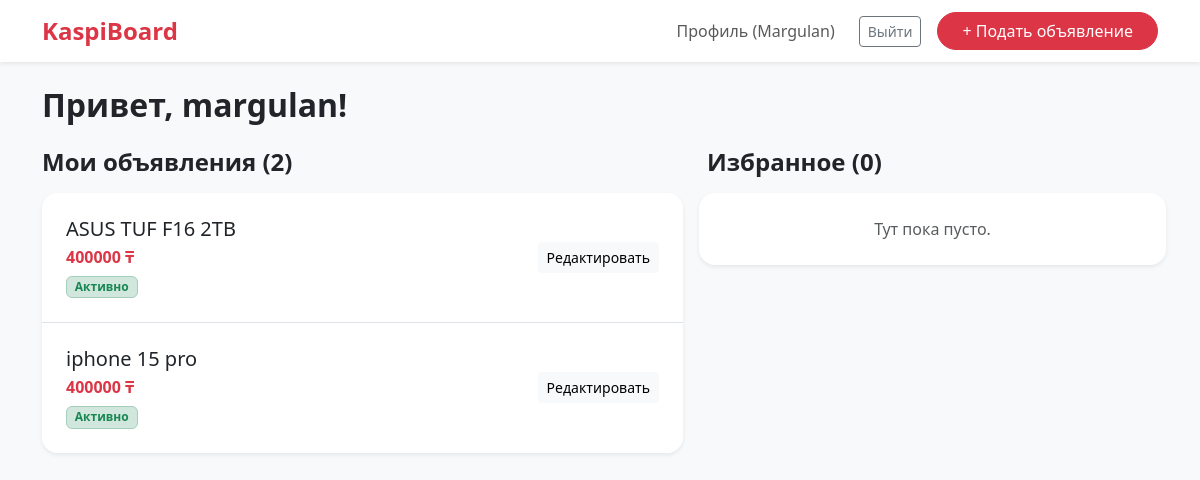
Page /profile/ (signed in) on the committed database.
### core_app/models.py (models this page shows, shortened)
class Ad(models.Model):
    uuid = models.UUIDField(default=uuid.uuid4, editable=False, unique=True)
    author = models.ForeignKey(User, on_delete=models.CASCADE, related_name='ads', verbose_name="Автор")
    category = models.ForeignKey(Category, on_delete=models.CASCADE, related_name='ads', verbose_name="Категория")
    city = models.ForeignKey(City, on_delete=models.CASCADE, verbose_name="Город")
    title = models.CharField(max_length=200)
    description = models.TextField()
    price = models.PositiveIntegerField(verbose_name="Цена (в тенге)", help_text="Укажите 0, если бесплатно")
    image = models.ImageField(upload_to='ads/', blank=True, null=True, verbose_name="Изображение")
    created_at = models.DateTimeField(auto_now_add=True)
    updated_at = models.DateTimeField(auto_now=True)
    is_moderated = models.BooleanField(default=False, verbose_name="Прошло модерацию")
    is_top = models.BooleanField(default=False, verbose_name="Топ объявление (VIP)")

### core_app/views.py (the view)
# urls.py: path('profile/', views.profile_view, name='profile'),
@login_required
def profile_view(request):
    my_ads = Ad.objects.filter(author=request.user).order_by('-created_at')
    favorites = Favorite.objects.filter(user=request.user).select_related('ad')
    return render(request, 'profile.html', {'my_ads': my_ads, 'favorites': favorites})

### core_app/templates/profile.html (shortened to what this page needs)
{% extends 'base.html' %}
{% block content %}
<h2 class="fw-bold mb-4">Привет, {{ user.first_name|default:user.username }}!</h2>
<div class="row g-4">
    <div class="col-md-7">
        <h4 class="fw-bold mb-3">Мои объявления ({{ my_ads.count }})</h4>
        <div class="card border-0 shadow-sm rounded-4">
            <div class="list-group list-group-flush rounded-4">
                {% for ad in my_ads %}
                    <div class="list-group-item p-4">
                        <div class="d-flex justify-content-between align-items-center">
                            <div>
                                <h5 class="mb-1"><a href="{% url 'ad_detail' ad.uuid %}" class="text-dark text-decoration-none">{{ ad.title }}</a></h5>
                                <p class="text-danger fw-bold mb-1">{{ ad.price }} ₸</p>
                                {% if ad.is_moderated %}
                                    <span class="badge bg-success-subtle text-success border border-success-subtle">Активно</span>
                                {% else %}
                                    <span class="badge bg-warning-subtle text-warning border border-warning-subtle">На проверке</span>
                                {% endif %}
                            </div>
                            <a href="{% url 'ad_update' ad.uuid %}" class="btn btn-light btn-sm">Редактировать</a>
                        </div>
                    </div>
                {% empty %}
                    <div class="p-5 text-center text-muted">У вас еще нет объявлений.</div>
                {% endfor %}
            </div>
        </div>
    </div>
    <div class="col-md-5">
        <h4 class="fw-bold mb-3">Избранное ({{ favorites.count }})</h4>
        <div class="row row-cols-1 g-3">
            {% for fav in favorites %}
                <div class="col">
                    <div class="card border-0 shadow-sm rounded-4 h-100">
                        <div class="card-body d-flex justify-content-between align-items-center">
                            <div>
                                <h6 class="mb-1 text-truncate" style="max-width: 200px;"><a href="{% url 'ad_detail' fav.ad.uuid %}" class="text-dark text-decoration-none">{{ fav.ad.title }}</a></h6>
                                <p class="text-danger fw-bold mb-0">{{ fav.ad.price }} ₸</p>
                            </div>
                            <a href="{% url 'toggle_favorite' fav.ad.uuid %}" class="btn btn-light text-danger rounded-circle">♥</a>
                        </div>
                    </div>
                </div>
            {% empty %}
                <div class="col-12 p-4 text-center bg-white rounded-4 shadow-sm text-muted">Тут пока пусто.</div>
            {% endfor %}
        </div>
    </div>
</div>
{% endblock %}

### core_app/templates/base.html (shortened to what this page needs)
<!DOCTYPE html>
<html lang="ru">
<head>
    <link href="https://cdn.jsdelivr.net/npm/bootstrap@5.3.2/dist/css/bootstrap.min.css" rel="stylesheet">
</head>
<body>
<nav class="navbar navbar-expand-lg navbar-light bg-white shadow-sm mb-4 sticky-top">
    <div class="container">
        <a class="navbar-brand text-danger fw-bold fs-4" href="{% url 'ad_list' %}">KaspiBoard</a>
        <div class="collapse navbar-collapse" id="navBar">
            <ul class="navbar-nav ms-auto mb-2 mb-lg-0 align-items-center">
                {% if user.is_authenticated %}
                    <li class="nav-item me-3"><a class="nav-link fw-medium" href="{% url 'profile' %}">Профиль ({{ user.username }})</a></li>
                    <li class="nav-item me-3"><a class="btn btn-outline-secondary btn-sm" href="{% url 'logout' %}">Выйти</a></li>
                    <li class="nav-item"><a class="btn btn-danger rounded-pill px-4" href="{% url 'ad_create' %}">+ Подать объявление</a></li>
                {% else %}
                    <li class="nav-item me-2"><a class="nav-link" href="{% url 'login' %}">Войти</a></li>
                    <li class="nav-item"><a class="btn btn-danger rounded-pill px-4" href="{% url 'register' %}">Регистрация</a></li>
                {% endif %}
            </ul>
        </div>
    </div>
</nav>
<div class="container pb-5">
    {% block content %}{% endblock %}
</div>
</body>
</html>

### core_app/templates/base.html (style rules this page uses)
body { background-color: #f8f9fa; }

### rows in the picture
Ad: title "ASUS TUF F16 2TB", price "400000", is_moderated "Активно"
Ad: title "iphone 15 pro", price "400000", is_moderated "Активно"

### other values in the picture
{{ user.username }} "Margulan"
{{ user.first_name|default:user.username }} "margulan"
{{ my_ads.count }} "2"
{{ favorites.count }} "0"
